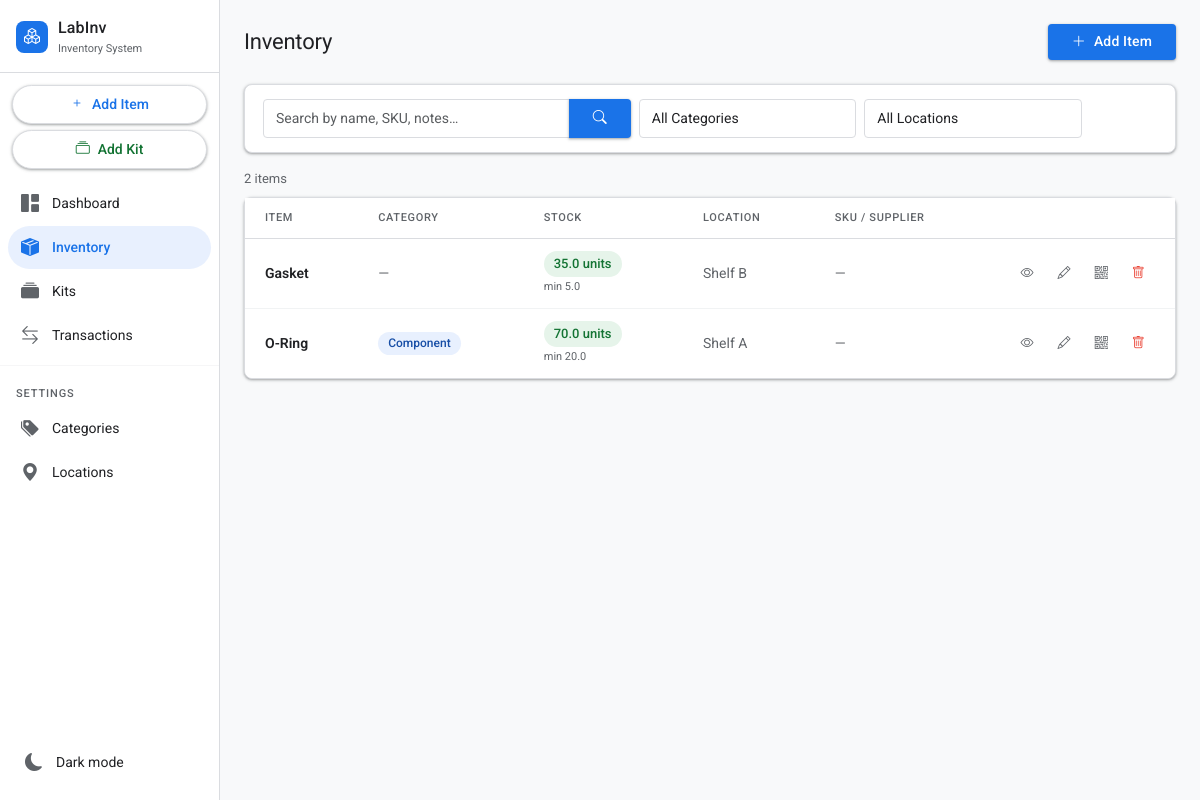
/items, run on an earlier commit of the app's database.
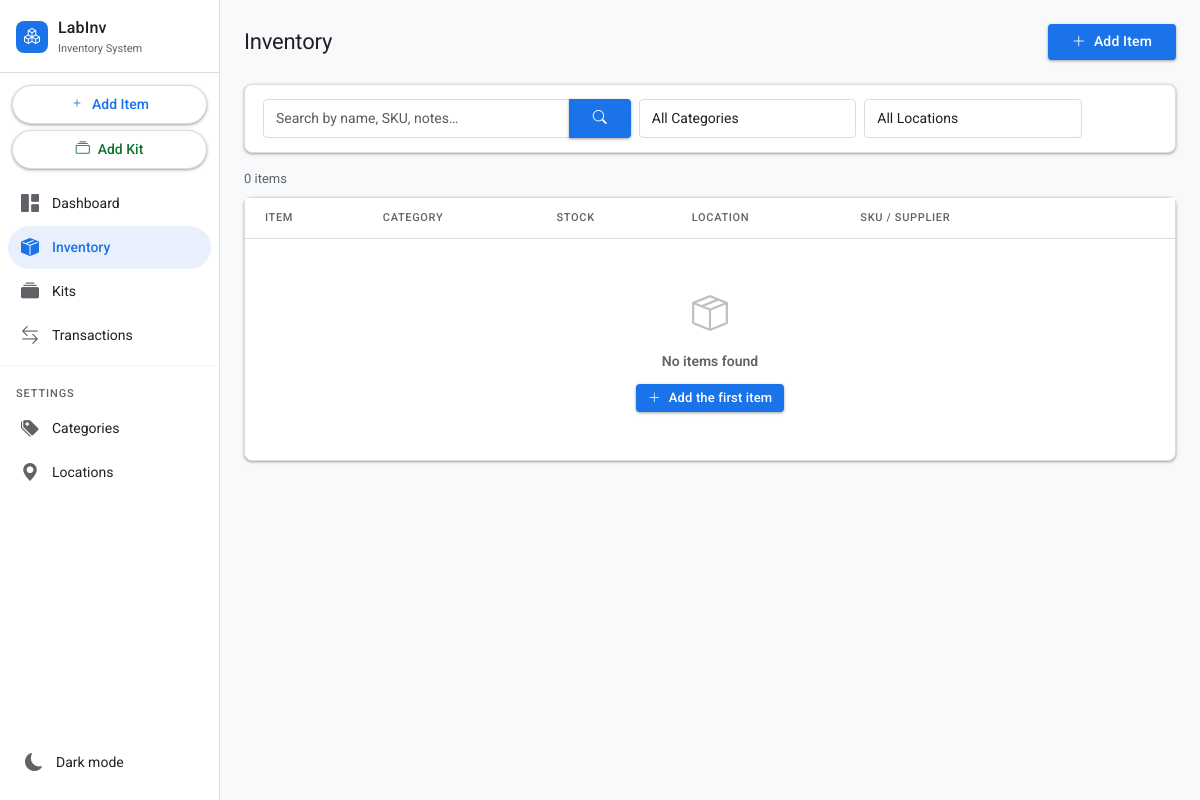
And on a later commit of the database.
### tables this page shows
CREATE TABLE items (
            id                  INTEGER PRIMARY KEY AUTOINCREMENT,
            name                TEXT    NOT NULL,
            category_id         INTEGER REFERENCES categories(id),
            quantity            REAL    NOT NULL DEFAULT 0,
            unit                TEXT    NOT NULL DEFAULT 'units',
            location_id         INTEGER REFERENCES locations(id),
            low_stock_threshold REAL    DEFAULT 0,
            supplier            TEXT,
            sku                 TEXT,
            notes               TEXT,
            created_at          TIMESTAMP DEFAULT CURRENT_TIMESTAMP,
            updated_at          TIMESTAMP DEFAULT CURRENT_TIMESTAMP
        );

CREATE TABLE locations (
            id        INTEGER PRIMARY KEY AUTOINCREMENT,
            name      TEXT NOT NULL UNIQUE,
            parent_id INTEGER REFERENCES locations(id)
        );

CREATE TABLE categories (
            id   INTEGER PRIMARY KEY AUTOINCREMENT,
            name TEXT NOT NULL UNIQUE
        );

### app.py (the view)
@app.route("/items")
def items():
    db = get_db()
    q        = request.args.get("q", "")
    category = request.args.get("category", "")
    location = request.args.get("location", "")
    sql    = """
        SELECT i.*, c.name AS category_name, l.name AS location_name
        FROM items i
        LEFT JOIN categories c ON i.category_id = c.id
        LEFT JOIN locations  l ON i.location_id  = l.id
        WHERE 1=1
    """
    params = []
    if q:
        sql += " AND (i.name LIKE ? OR i.sku LIKE ? OR i.notes LIKE ?)"
        params += [f"%{q}%", f"%{q}%", f"%{q}%"]
    if category:
        sql += " AND c.name = ?"
        params.append(category)
    if location:
        sql += " AND l.name = ?"
        params.append(location)
    sql += " ORDER BY i.name"
    item_list  = db.execute(sql, params).fetchall()
    categories = db.execute("SELECT * FROM categories ORDER BY name").fetchall()
    locations  = db.execute("SELECT * FROM locations  ORDER BY name").fetchall()
    db.close()
    return render_template("items.html", items=item_list, categories=categories,
                           locations=locations, q=q,
                           selected_category=category, selected_location=location)

### app.py (called while the page is built)
def get_db():
    conn = sqlite3.connect(DATABASE)
    conn.row_factory = sqlite3.Row
    conn.execute("PRAGMA foreign_keys = ON")
    return conn

### templates/items.html (shortened to what the changed rows need)
{% extends "base.html" %}
{% block content %}
<div class="pg-header">
  <h1 class="pg-title">Inventory</h1>
  <a href="/items/new" class="btn btn-primary no-print"><i class="bi bi-plus-lg"></i>Add Item</a>
</div>
<div class="card mb-3 no-print">
  <div class="card-bd" style="padding:14px 18px;">
  </div>
</div>
<div class="text-muted mb-2" style="font-size:13px">
  {{ items|length }} item{{ 's' if items|length != 1 else '' }}{% if q or selected_category or selected_location %} (filtered){% endif %}
</div>
<div class="card">
  <div class="table-responsive">
    <table class="table mb-0">
      <thead>
        <tr>
          <th>Item</th>
          <th>Category</th>
          <th>Stock</th>
          <th>Location</th>
          <th>SKU / Supplier</th>
          <th class="no-print" style="width:110px"></th>
        </tr>
      </thead>
      <tbody>
        {% if items %}
          {% for item in items %}
          <tr {% if item.low_stock_threshold > 0 and item.quantity <= item.low_stock_threshold %}class="low-stock-row"{% endif %}>
            <td>
              <a href="/items/{{ item.id }}" class="fw-semibold" style="color:var(--text)">{{ item.name }}</a>
            </td>
            <td>
              {% if item.category_name %}
                <span class="badge badge-category">{{ item.category_name }}</span>
              {% else %}
                <span class="text-muted">—</span>
              {% endif %}
            </td>
            <td>
              {% if item.low_stock_threshold > 0 and item.quantity <= item.low_stock_threshold %}
                <span class="badge qty-warn">{{ item.quantity }} {{ item.unit }}</span>
              {% elif item.quantity == 0 %}
                <span class="badge qty-zero">0 {{ item.unit }}</span>
              {% else %}
                <span class="badge qty-ok">{{ item.quantity }} {{ item.unit }}</span>
              {% endif %}
              {% if item.low_stock_threshold > 0 %}
                <div class="text-muted" style="font-size:11px;margin-top:2px">min {{ item.low_stock_threshold }}</div>
              {% endif %}
            </td>
            <td style="color:var(--muted)">{{ item.location_name or '—' }}</td>
            <td>
              {% if not item.sku and not item.supplier %}<span class="text-muted">—</span>{% endif %}
            </td>
            <td class="no-print">
              <div style="display:flex;gap:4px">
                <a href="/items/{{ item.id }}" class="btn btn-ghost btn-sm" title="View"><i class="bi bi-eye"></i></a>
                <a href="/items/{{ item.id }}/edit" class="btn btn-ghost btn-sm" title="Edit"><i class="bi bi-pencil"></i></a>
                <a href="/items/{{ item.id }}/qr" target="_blank" class="btn btn-ghost btn-sm" title="QR Code"><i class="bi bi-qr-code"></i></a>
                <form method="post" action="/items/{{ item.id }}/delete" style="display:inline"
                      onsubmit="return confirm('Delete \'{{ item.name }}\'? This cannot be undone.');">
                  <button type="submit" class="btn btn-ghost btn-sm" title="Delete" style="color:var(--red)"><i class="bi bi-trash"></i></button>
                </form>
              </div>
            </td>
          </tr>
          {% endfor %}
        {% else %}
          <tr>
            <td colspan="6" style="text-align:center;padding:48px 16px;color:var(--muted)">
              <i class="bi bi-box-seam" style="font-size:36px;display:block;margin-bottom:10px;opacity:.4"></i>
              <div class="fw-semibold" style="margin-bottom:4px">No items found</div>
              <a href="/items/new" class="btn btn-primary btn-sm mt-2"><i class="bi bi-plus-lg"></i>Add the first item</a>
            </td>
          </tr>
        {% endif %}
      </tbody>
    </table>
  </div>
</div>
{% endblock %}

What changed in the data, as far as the page shows it:
removed items: name "Gasket", quantity "35.0", unit "units", low_stock_threshold "5.0", name "Shelf B"
removed items: name "O-Ring", category_name "Component", quantity "70.0", unit "units", low_stock_threshold "20.0", name "Shelf A"
Also different on the page:
{{ items|length }}: "2" → "0"
text now shown: "No items found Add the first item"
